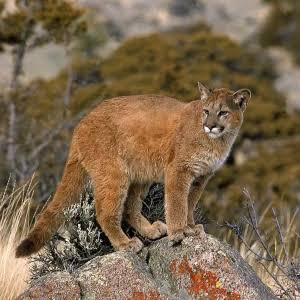
#> input picture imagenes/pumacf.jpg, 300 x 300 px, found by its file name
$ python ejemplo2_mediana.py
#> lines starting #> are read from the running program, lines starting #| are printed output that depends on the picture
# Caleb Dorado NC = 0039

import cv2

# Cargar la imagen
imagen = cv2.imread("imagenes/pumacf.jpg")
#> imagen is the input picture: shape (300, 300, 3); mean B, G, R 77, 103, 123.9

# Verificar que la imagen se haya cargado
if imagen is None:
    print("No se pudo cargar la imagen.")
    exit()

# Aplicar filtro de mediana
imagen_filtrada = cv2.medianBlur(
    imagen,
    5
)
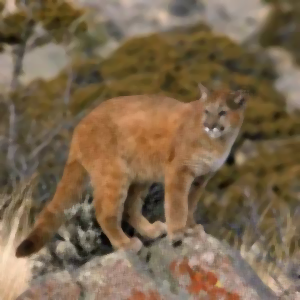
#> imagen_filtrada: shape (300, 300, 3); mean B, G, R 76.6, 102.7, 123.6

# Mostrar imágenes
cv2.imshow("Imagen original", imagen)
cv2.imshow("Imagen con filtro de mediana", imagen_filtrada)

# Guardar resultado
cv2.imwrite(
    "resultados/pumacf_mediana.jpg",
    imagen_filtrada
)

print("Filtro de mediana aplicado correctamente.")
print("Resultado guardado en:")
print("resultados/pumacf_mediana2.jpg")

# Esperar una tecla
cv2.waitKey(0)

# Cerrar ventanas
cv2.destroyAllWindows()

print("Hecho por Caleb Dorado NC = 0039")
